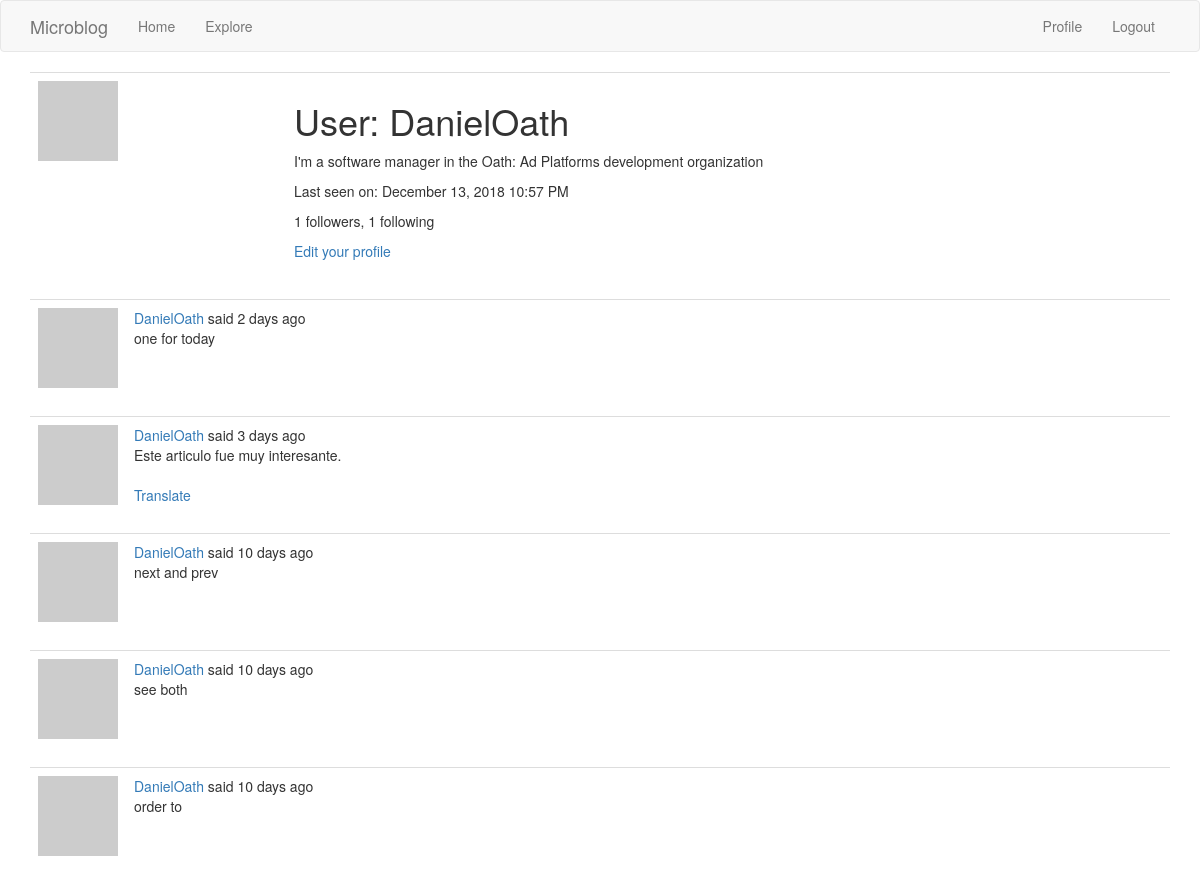
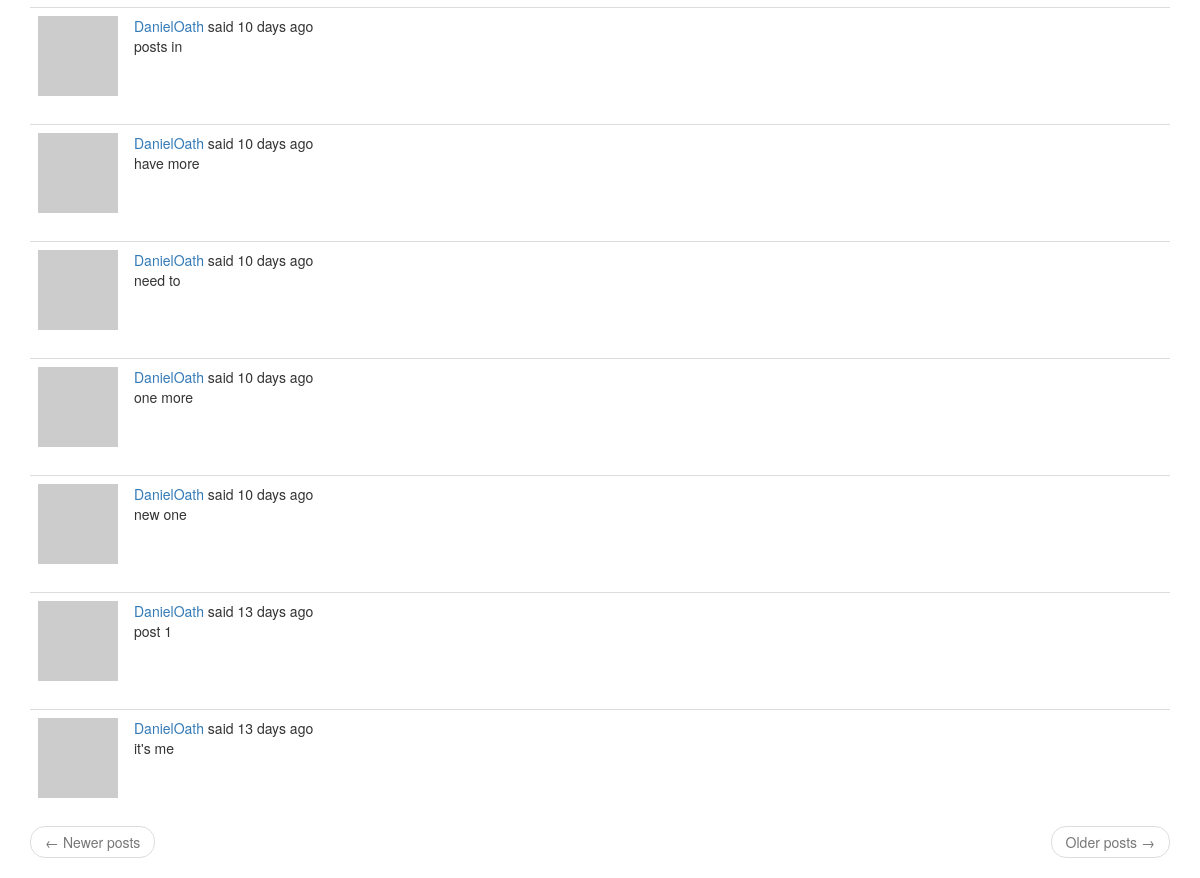
Screenshot of /user/DanielOath (signed in) with the database file from the repository (2 pictures, top to bottom).
### app/models.py (models this page shows, shortened)
class User(UserMixin, db.Model):
    id = db.Column(db.Integer, primary_key=True)
    username = db.Column(db.String(64), index=True, unique=True)
    email = db.Column(db.String(120), index=True, unique=True)
    password_hash = db.Column(db.String(128))
    posts = db.relationship('Post', backref='author', lazy='dynamic')
    about_me = db.Column(db.String(140))
    last_seen = db.Column(db.DateTime, default=datetime.utcnow)
    followed = db.relationship(
        'User', secondary=followers,
        primaryjoin=(followers.c.follower_id == id),
        secondaryjoin=(followers.c.followed_id == id),
        backref=db.backref('followers', lazy='dynamic'), lazy='dynamic')
    def avatar(self, size):
        digest = md5(self.email.lower().encode('utf-8')).hexdigest()
        return 'https://www.gravatar.com/avatar/{}?d=identicon&s={}'.format(digest, size)

class Post(db.Model):
    id = db.Column(db.Integer, primary_key=True)
    body = db.Column(db.String(140))
    timestamp = db.Column(db.DateTime, index=True, default=datetime.utcnow)
    user_id = db.Column(db.Integer, db.ForeignKey('user.id'))
    language = db.Column(db.String(5))

### app/main/routes.py (the view)
@bp.route('/user/<username>')
@login_required
def user(username):
    the_user = User.query.filter_by(username=username).first_or_404()
    page = request.args.get('page', 1, type=int)
    posts = the_user.posts.order_by(Post.timestamp.desc()).paginate(
        page, current_app.config['POSTS_PER_PAGE'], False)
    next_url = url_for('main.user', username=the_user.username, page=posts.next_num) \
        if posts.has_next else None
    prev_url = url_for('main.user', username=the_user.username, page=posts.prev_num) \
        if posts.has_prev else None
    return render_template('user.html', user=the_user, posts=posts.items,
                           next_url=next_url, prev_url=prev_url)

### app/main/routes.py (called while the page is built)
@bp.before_app_request
def before_request():
    if current_user.is_authenticated:
        current_user.last_seen = datetime.utcnow()
        db.session.commit()  # no need for db.session.add() since this is an existing user
    g.locale = str(get_locale())

### app/models.py (called while the page is built)
@login.user_loader
def load_user(user_id):
    return User.query.get(int(user_id))

### app/templates/user.html
{% extends "base.html" %}
{% block app_content %}
    <table class="table table-hover">
        <tr>
            <td width="256px"><img src="{{ user.avatar(256) }}"></td>
            <td>
                <h1>{{ _('User') }}: {{ user.username }}</h1>
                {% if user.about_me %}<p>{{ user.about_me }}</p>{% endif %}
                {% if user.last_seen %}<p>{{ _('Last seen on') }}: {{ moment(user.last_seen).format('LLL') }}</p>{% endif %}
                <p>{{ _('%(count)d followers', count=user.followers.count()) }}, {{ _('%(count)d following', count=user.followed.count()) }}</p>
                {% if user == current_user %}
                <p><a href="{{ url_for('main.edit_profile') }}">{{ _('Edit your profile') }}</a></p>
                {% elif not current_user.is_following(user) %}
                <p><a href="{{ url_for('main.follow', username=user.username) }}">{{ _('Follow') }}</a></p>
                {% else %}
                <p><a href="{{ url_for('main.unfollow', username=user.username) }}">{{ _('Unfollow') }}</a></p>
                {% endif %}
            </td>
        </tr>
    </table>
    {% for post in posts %}
        {% include '_post.html' %}
    {% endfor %}
    <nav aria-label="...">
        <ul class="pager">
            <li class="previous{% if not prev_url %} disabled{% endif %}">
                <a href="{{ prev_url or '#' }}">
                    <span aria-hidden="true">&larr;</span> {{ _('Newer posts') }}
                </a>
            </li>
            <li class="next{% if not next_url %} disabled{% endif %}">
                <a href="{{ next_url or '#' }}">
                    {{ _('Older posts') }} <span aria-hidden="true">&rarr;</span>
                </a>
            </li>
        </ul>
    </nav>
{% endblock %}

### app/templates/_post.html (shortened to what this page needs)
    <table class="table table-hover">
        <tr>
            <td width="70px">
                <a href="{{ url_for('main.user', username=post.author.username) }}">
                    <img src="{{ post.author.avatar(70) }}" />
                </a>
            </td>
            <td>
                {{ _('%(username)s said %(when)s', username=user_link, when=moment(post.timestamp).fromNow()) }}
                <br>
                <span id="post{{ post.id }}">{{ post.body }}</span>
                {% if post.language and post.language != g.locale %}
                <br><br>
                <span id="translation{{ post.id }}">
                    <a href="javascript:translate(
                                '#post{{ post.id }}',
                                '#translation{{ post.id }}',
                                '{{ post.language }}',
                                '{{ g.locale }}');">{{ _('Translate') }}</a>
                </span>
                {% endif %}
            </td>
        </tr>
    </table>

### rows the page displays
User: username "DanielOath", about_me "I'm a software manager in the Oath: Ad Platforms development organization", last_seen "December 13, 2018 10:57 PM"
Post: body "one for today"
Post: body "Este articulo fue muy interesante."
Post: body "next and prev"
Post: body "see both"
Post: body "order to"
Post: body "posts in"
Post: body "have more"
Post: body "need to"
Post: body "one more"
Post: body "new one"
Post: body "post 1"
Post: body "it's me"
